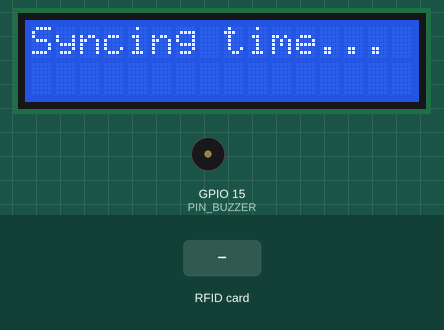
Simulated run of this sketch. Board: ESP32. On the bench: 16×2 character LCD, buzzer (waves = sounding). Inputs (shaded band) come from the test bench. WiFi joins after 1.5 s; servers stay silent unless stated; uploads are accepted with an empty reply; the local clock reads 2024-03-15 10:24:30 at power-on unless the sketch sets it; random numbers use the default seed unless the sketch sets one; what the sketch prints to the serial monitor is not drawn.

Above: at 4.5 s.
At 7.6 s:
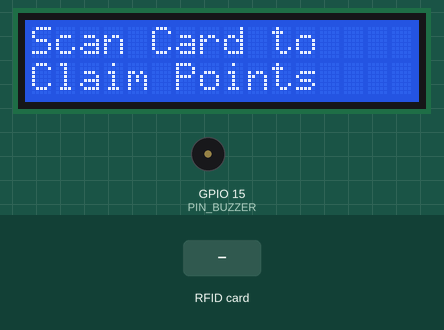
7.7 s: RFID card 5E 7A 19 C4 held to the reader
At 8.7 s:
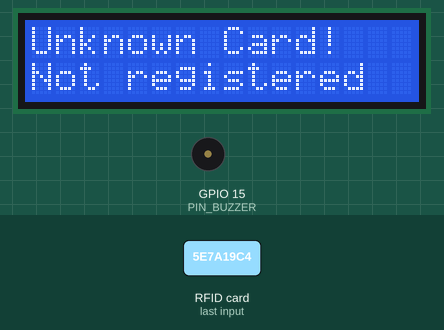
10.7 s: RFID card ED BC 31 2F held to the reader
At 12.0 s:
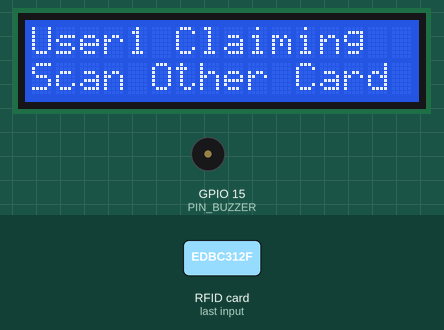
12.3 s: RFID card F2 F6 D6 19 held to the reader
At 15.5 s:
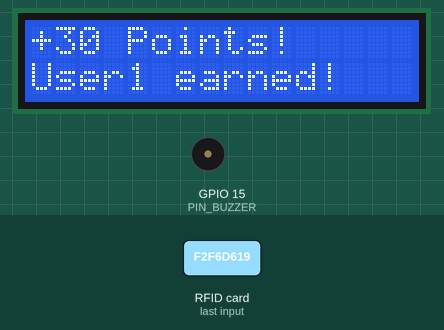
Timing chart, 0 to 17.0 s (numbered marks = the images above; inputs shaded):
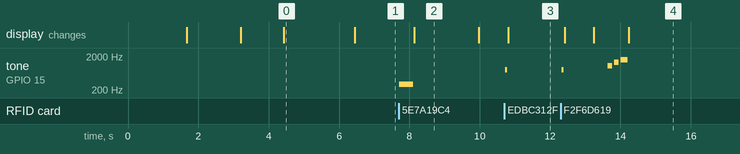

The sketch:

main.ino
```cpp
#include "config.h"
#include <SPI.h>
#include <MFRC522.h>
#include <Wire.h>
#include <LiquidCrystal_I2C.h>
#include <WiFi.h>
#include <HTTPClient.h>
#include <time.h>

// ─── Debug Macro ─────────────────────────────────────────────────────────────
#if DEBUG_ENABLED
  #define LOG(x)        Serial.println(x)
  #define LOGF(f, ...)  Serial.printf(f, __VA_ARGS__)
#else
  #define LOG(x)
  #define LOGF(f, ...)
#endif

// ─── User Table ──────────────────────────────────────────────────────────────
// Centralised user registry — add more users here if needed
struct User {
  const char* id;
  const char* name;
  const byte  uid[4];
  const byte  uidSize;
};

const User USERS[] = {
  { USER1_ID, USER1_NAME, USER1_UID, USER1_UID_SIZE },
  { USER2_ID, USER2_NAME, USER2_UID, USER2_UID_SIZE },
};
const int USER_COUNT = sizeof(USERS) / sizeof(USERS[0]);

// ─── State Machine ───────────────────────────────────────────────────────────
enum SystemState {
  STATE_IDLE,            // Waiting for first card
  STATE_WAITING_VERIFY,  // First card scanned — waiting for verifier
  STATE_SUCCESS,         // Verified — sending to Firebase
  STATE_FAIL             // Timeout — no verifier arrived
};

SystemState currentState = STATE_IDLE;

// ─── Runtime State ───────────────────────────────────────────────────────────
String        claimerID    = "";   // e.g. "vedant"
String        claimerName  = "";   // e.g. "Vedant"
unsigned long claimStartMs = 0;
unsigned long lastScanMs   = 0;
String        lastScanCard = "";

// ─── Objects ─────────────────────────────────────────────────────────────────
MFRC522           rfid(PIN_RFID_SS, PIN_RFID_RST);
LiquidCrystal_I2C lcd(LCD_I2C_ADDRESS, LCD_COLS, LCD_ROWS);

// ═════════════════════════════════════════════════════════════════════════════
// HELPER FUNCTIONS
// ═════════════════════════════════════════════════════════════════════════════

// ── LCD ──────────────────────────────────────────────────────────────────────
void lcdPrint(String line1, String line2 = "") {
  lcd.clear();
  lcd.setCursor(0, 0);
  lcd.print(line1.substring(0, LCD_COLS));
  if (line2.length() > 0) {
    lcd.setCursor(0, 1);
    lcd.print(line2.substring(0, LCD_COLS));
  }
}

// ── Buzzer ────────────────────────────────────────────────────────────────────
void beep(int freq, int durationMs) {
  if (PIN_BUZZER < 0) return;  // disabled in config
  ledcSetup(0, freq, 8);
  ledcAttachPin(PIN_BUZZER, 0);
  ledcWrite(0, 128);
  delay(durationMs);
  ledcWrite(0, 0);
  ledcDetachPin(PIN_BUZZER);
}

void beepSuccess() {
  beep(1047, 120); delay(60);
  beep(1319, 120); delay(60);
  beep(1568, 200);
}

void beepFail() {
  beep(300, 400);
}

void beepScan() {
  beep(800, 60);
}

// ── UID Helpers ───────────────────────────────────────────────────────────────
String uidToString(byte* uid, byte size) {
  String s = "";
  for (byte i = 0; i < size; i++) {
    if (uid[i] < 0x10) s += "0";
    s += String(uid[i], HEX);
  }
  return s;
}

// Returns pointer to matching User, or nullptr if unknown card
const User* getUserFromUID(byte* uid, byte size) {
  for (int i = 0; i < USER_COUNT; i++) {
    bool match = true;
    for (byte b = 0; b < USERS[i].uidSize && b < size; b++) {
      if (uid[b] != USERS[i].uid[b]) { match = false; break; }
    }
    if (match) return &USERS[i];
  }
  return nullptr;
}

// ── Timestamp ─────────────────────────────────────────────────────────────────
String getISOTimestamp() {
  struct tm timeinfo;
  if (!getLocalTime(&timeinfo)) return "1970-01-01T00:00:00Z";
  char buf[25];
  strftime(buf, sizeof(buf), "%Y-%m-%dT%H:%M:%SZ", &timeinfo);
  return String(buf);
}

// ── Idle LCD helper ───────────────────────────────────────────────────────────
void showIdleScreen() {
  lcdPrint("Scan Card to", "Claim Points");
}

void showVerifyScreen() {
  unsigned long remaining = (VERIFY_TIMEOUT_MS - (millis() - claimStartMs)) / 1000;
  lcdPrint("Scan Other Card", String(remaining) + "s left");
}

// ═════════════════════════════════════════════════════════════════════════════
// FIREBASE
// ═════════════════════════════════════════════════════════════════════════════

bool sendPointsToFirebase(String userID, int points, String timestamp) {

  // ── Atomic increment via Firestore fieldTransform ─────────────────────────
  String commitUrl =
    "https://firestore.googleapis.com/v1/projects/" +
    String(FIREBASE_PROJECT_ID) +
    "/databases/(default)/documents:commit?key=" +
    String(FIREBASE_API_KEY);

  String docPath =
    "projects/" + String(FIREBASE_PROJECT_ID) +
    "/databases/(default)/documents/users/" + userID;

  String body =
    "{\"writes\":[{\"transform\":{"
    "\"document\":\"" + docPath + "\","
    "\"fieldTransforms\":["
      "{\"fieldPath\":\"points\","
       "\"increment\":{\"integerValue\":" + String(points) + "}},"
      "{\"fieldPath\":\"dailyClaims\","
       "\"increment\":{\"integerValue\":1}},"
      "{\"fieldPath\":\"lastClaim\","
       "\"setToServerValue\":\"REQUEST_TIME\"}"
    "]}}]}";

  HTTPClient http;
  http.begin(commitUrl);
  http.addHeader("Content-Type", "application/json");
  int code = http.POST(body);
  bool ok = (code == 200);

  LOGF("Firebase commit: %d\n", code);
  if (!ok) LOG("Error: " + http.getString());
  http.end();

  // ── Log transaction ───────────────────────────────────────────────────────
  if (ok) {
    String txUrl =
      "https://firestore.googleapis.com/v1/projects/" +
      String(FIREBASE_PROJECT_ID) +
      "/databases/(default)/documents/transactions?key=" +
      String(FIREBASE_API_KEY);

    String txBody =
      "{\"fields\":{"
      "\"user\":{\"stringValue\":\"" + userID + "\"},"
      "\"type\":{\"stringValue\":\"earn\"},"
      "\"points\":{\"integerValue\":" + String(points) + "},"
      "\"timestamp\":{\"stringValue\":\"" + timestamp + "\"}"
      "}}";

    HTTPClient http2;
    http2.begin(txUrl);
    http2.addHeader("Content-Type", "application/json");
    int txCode = http2.POST(txBody);
    LOGF("Transaction log: %d\n", txCode);
    http2.end();
  }

  return ok;
}

// ═════════════════════════════════════════════════════════════════════════════
// SETUP
// ═════════════════════════════════════════════════════════════════════════════

void setup() {
  Serial.begin(SERIAL_BAUD);

  // ── LCD ──────────────────────────────────────────────────────────────────
  Wire.begin(PIN_LCD_SDA, PIN_LCD_SCL);
  lcd.init();
  lcd.backlight();
  lcdPrint(" FocusForge v1", "  Starting...");
  delay(1500);

  // ── RFID ─────────────────────────────────────────────────────────────────
  SPI.begin();
  rfid.PCD_Init();
  LOG("MFRC522 ready.");

  // ── WiFi ──────────────────────────────────────────────────────────────────
  lcdPrint("WiFi Connecting", WIFI_SSID);
  WiFi.begin(WIFI_SSID, WIFI_PASSWORD);

  int tries = 0;
  while (WiFi.status() != WL_CONNECTED && tries < 30) {
    delay(500);
    Serial.print(".");
    tries++;
  }

  if (WiFi.status() == WL_CONNECTED) {
    LOGF("\nWiFi OK: %s\n", WiFi.localIP().toString().c_str());
    lcdPrint("WiFi Connected!", WiFi.localIP().toString());
    delay(1200);

    // ── NTP time sync ──────────────────────────────────────────────────────
    configTime(GMT_OFFSET_SEC, DST_OFFSET_SEC, NTP_SERVER);
    lcdPrint("Syncing time...", "");
    delay(2000);
    LOG("Time synced.");
  } else {
    LOG("WiFi FAILED");
    lcdPrint("WiFi Failed!", "Check config.h");
    delay(2500);
  }

  showIdleScreen();
}

// ═════════════════════════════════════════════════════════════════════════════
// MAIN LOOP
// ═════════════════════════════════════════════════════════════════════════════

void loop() {
  unsigned long now = millis();

  // ── Verification timeout check ────────────────────────────────────────────
  if (currentState == STATE_WAITING_VERIFY) {
    if (now - claimStartMs > VERIFY_TIMEOUT_MS) {
      LOG("Verification timeout.");
      currentState = STATE_FAIL;
      beepFail();
      lcdPrint("No Verification", "Timed Out!");
      delay(2500);
      currentState  = STATE_IDLE;
      claimerID     = "";
      claimerName   = "";
      showIdleScreen();
    }
  }

  // ── No card present ────────────────────────────────────────────────────────
  if (!rfid.PICC_IsNewCardPresent() || !rfid.PICC_ReadCardSerial()) return;

  // ── Read card ─────────────────────────────────────────────────────────────
  byte*        uid    = rfid.uid.uidByte;
  byte         size   = rfid.uid.size;
  String       cardID = uidToString(uid, size);
  const User*  user   = getUserFromUID(uid, size);

  LOGF("Card: %s → %s\n", cardID.c_str(), user ? user->id : "unknown");

  // ── Unknown card ──────────────────────────────────────────────────────────
  if (!user) {
    rfid.PICC_HaltA();
    beepFail();
    lcdPrint("Unknown Card!", "Not registered");
    delay(1800);
    (currentState == STATE_IDLE) ? showIdleScreen() : showVerifyScreen();
    return;
  }

  // ── Debounce ──────────────────────────────────────────────────────────────
  if (cardID == lastScanCard && (now - lastScanMs) < SCAN_DEBOUNCE_MS) {
    LOG("Debounced.");
    rfid.PICC_HaltA();
    return;
  }
  lastScanCard = cardID;
  lastScanMs   = now;

  beepScan();

  // ── State Machine ─────────────────────────────────────────────────────────
  switch (currentState) {

    // ── IDLE: first card starts a claim ────────────────────────────────────
    case STATE_IDLE: {
      claimerID    = String(user->id);
      claimerName  = String(user->name);
      claimStartMs = millis();
      currentState = STATE_WAITING_VERIFY;

      lcdPrint(claimerName + " Claiming", "Scan Other Card");
      LOGF("%s claiming — waiting for verifier\n", user->name);
      break;
    }

    // ── WAITING_VERIFY: need the other card ────────────────────────────────
    case STATE_WAITING_VERIFY: {

      // Same card → reject
      if (String(user->id) == claimerID) {
        LOG("Self-verify rejected.");
        lcdPrint("Same Card!", "Need Other Card");
        delay(2000);
        showVerifyScreen();
        break;
      }

      // Different card → verified!
      LOGF("%s verified %s\n", user->name, claimerName.c_str());
      currentState = STATE_SUCCESS;
      lcdPrint("Verified! +" + String(POINTS_PER_CLAIM), claimerName + " earns!");

      // Anti-cheat random delay
      delay(ANTI_CHEAT_DELAY_MIN + random(ANTI_CHEAT_DELAY_RND));

      // Send to Firebase
      lcdPrint("Saving...", "Please wait");
      String ts = getISOTimestamp();
      bool ok = sendPointsToFirebase(claimerID, POINTS_PER_CLAIM, ts);

      if (ok) {
        beepSuccess();
        lcdPrint("+" + String(POINTS_PER_CLAIM) + " Points!", claimerName + " earned!");
        LOG("Firebase OK.");
      } else {
        beepFail();
        lcdPrint("Firebase Error!", "Check WiFi");
        LOG("Firebase FAILED.");
      }

      delay(3000);

      // Reset
      currentState = STATE_IDLE;
      claimerID    = "";
      claimerName  = "";
      showIdleScreen();
      break;
    }

    default: break;
  }

  rfid.PICC_HaltA();
  rfid.PCD_StopCrypto1();
}
```

config.h
```cpp
#pragma once

// ══════════════════════════════════════════════════════════════
//            FocusForge — Hardware Configuration
//   Edit ONLY this file to set up the project for your use
//

// ─── WiFi ────────────────────────────────────────────────────────────────────
#define WIFI_SSID          "YOUR_WIFI_NAME"
#define WIFI_PASSWORD      "YOUR_WIFI_PASSWORD"

// ─── Firebase ────────────────────────────────────────────────────────────────
#define FIREBASE_PROJECT_ID   "YOUR_PROJECT_ID"
#define FIREBASE_API_KEY      "YOUR_API_KEY"

// ─── Pin Definitions ─────────────────────────────────────────────────────────
#define PIN_RFID_SS       5     // MFRC522 SDA
#define PIN_RFID_RST      4     // MFRC522 RST
#define PIN_LCD_SDA       21
#define PIN_LCD_SCL       22
#define PIN_BUZZER        15    // Passive buzzer (optional — set to -1 to disable)

// ─── LCD ─────────────────────────────────────────────────────────────────────
#define LCD_I2C_ADDRESS   0x27  // Try 0x3F if display is blank
#define LCD_COLS          16
#define LCD_ROWS          2

// ─── Points & Timing ─────────────────────────────────────────────────────────
#define POINTS_PER_CLAIM      30
#define VERIFY_TIMEOUT_MS     25000
#define SCAN_DEBOUNCE_MS      1500
#define ANTI_CHEAT_DELAY_MIN  800
#define ANTI_CHEAT_DELAY_RND  400

// ─── NTP / Time ──────────────────────────────────────────────────────────────
#define NTP_SERVER        "pool.ntp.org"
#define GMT_OFFSET_SEC    19800   // IST = UTC+5:30 → 5.5 * 3600 = 19800
#define DST_OFFSET_SEC    0

// ─── User 1 ──────────────────────────────────────────────────────────────────
#define USER1_ID          "User1"           // Firestore document ID (lowercase)
#define USER1_NAME        "User1"           // Display name shown on LCD
#define USER1_UID         {0xED, 0xBC, 0x31, 0x2F}
#define USER1_UID_SIZE    4

// ─── User 2 ──────────────────────────────────────────────────────────────────
#define USER2_ID          "User2"
#define USER2_NAME        "User2"
#define USER2_UID         {0xF2, 0xF6, 0xD6, 0x19}
#define USER2_UID_SIZE    4

// ─── Serial Debug ─────────────────────────────────────────────────────────────
#define SERIAL_BAUD       115200
#define DEBUG_ENABLED     true
```

Measured:
- after the input at 7.7 s, tone on GPIO 15 (PIN_BUZZER): silent → 300 Hz at once, → silent 0.40 s later; the display: changes after 0.44 s (image 2)
- after the input at 10.7 s, tone on GPIO 15 (PIN_BUZZER): silent → 800 Hz at once, → silent 0.06 s later; the display: changes after 0.11 s (image 3)
- after the input at 12.3 s, tone on GPIO 15 (PIN_BUZZER): plays 800 Hz for 0.06 s, 1047 Hz for 0.12 s, 1319 Hz for 0.12 s, 1568 Hz for 0.20 s, starting at once; the display: first changes after 0.12 s (image 4 shows a later state)
- what the display in image 0 shows lasts 2.0 s, from 4.4 s to 6.4 s
- what the display in image 2 shows lasts 1.9 s, from 8.1 s to 10.0 s
